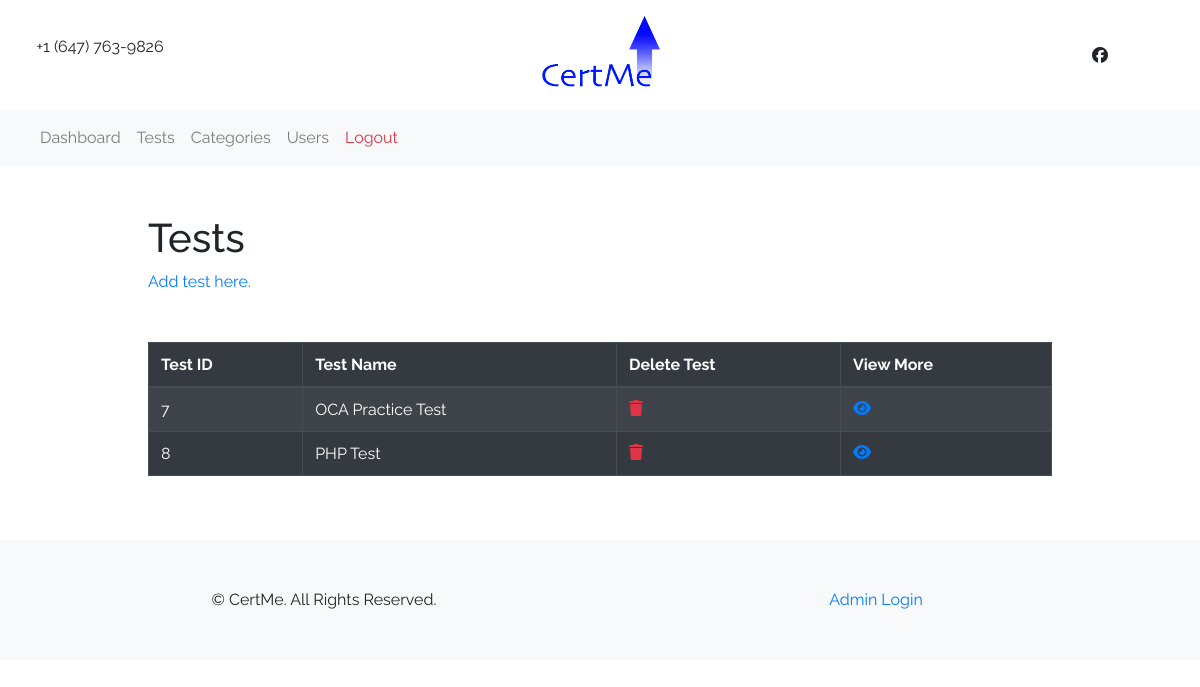
The page /?action=all-tests (signed in) on the database its author committed.
### tables this page shows
CREATE TABLE `tests` (
  `test_id` int(2) NOT NULL,
  `test_name` varchar(20) NOT NULL,
  `test_description` varchar(500) NOT NULL,
  `test_category` int(6) NOT NULL,
  `test_max_mins` int(3) NOT NULL,
  `test_max_questions` int(2) NOT NULL
);

### model/database.php (called while the page is built, shortened)
<?php
    $servername = "localhost";
    $username = "root";
    $password = "";
    $conn = null;
    try
    {
        $conn = new PDO("mysql:host=$servername;dbname=certme", $username, $password);
        $conn->setAttribute(PDO::ATTR_ERRMODE, PDO::ERRMODE_EXCEPTION);
    }
    catch(PDOException $e)
    {
        header("Location: .?action=404&message=nodb");
    }
    class Test
    {
        static function allRows()
        {
            global $conn;
            $query = "SELECT * FROM tests";
            $statement = $conn->prepare($query);
            $statement->execute();
            $statement->setFetchMode(PDO::FETCH_ASSOC);
            $result = $statement->fetchAll();
            return $result;
        }
    }
?>

### view/admin/all-tests.php (the view, shortened to what this page needs)
<div class="container-fluid">
    <div class="row">
        <div class="col-md-1"></div>
        <div class="col-md-10 p-5">
        <h1>Tests</h1>
            <?php
                include("model/database.php");
                if(count(Test::allRows()) == 0)
                {
            ?>
             <h5 class="mt-5">No Tests Created Yet</h5>
            <a href="#" data-toggle="modal" data-target="#exampleModalLong">
            Add first Test here.
            </a>
            <?php
                }
                else
                {
                    ?>
                 <a href="#" data-toggle="modal" data-target="#exampleModalLong">
            Add  test here.
                </a>
            <table class="table mt-5 table-dark table-bordered table-hover table-striped">
                <thead>
                    <tr>
                        <th>Test ID</th>
                        <th>Test Name</th>
                        <th>Delete Test</th>
                        <th>View More</th>
                    </tr>
                </thead>
                <tbody>
            <?php
                    $rows = Test::allRows();
                    foreach($rows as $row)
                    {
            ?>
                    <tr>
                        <td><?php echo($row["test_id"]);?></td>
                        <td><?php echo($row["test_name"]);?></td>
                        <td><a href="controller/admin/delete-test.php?id=<?php echo($row["test_id"]); ?>" class="text-danger"><i class="fas fa-trash"></i></a></td>
                        <td><a href=".?action=view-test&test-id=<?php echo($row["test_id"]);?>"><i class="fas fa-eye"></i></td>
                    </tr>
            <?php
                    }
                }
            ?>
            </tbody>
            </table>
        </div>
        <div class="col-md-1"></div>
    </div>
</div>

### static/css/main.css (style rules this page uses)
body { font-family: 'Raleway', sans-serif; }

### rows shown on the page
tests: test_id "7", test_name "OCA Practice Test"
tests: test_id "8", test_name "PHP Test"
